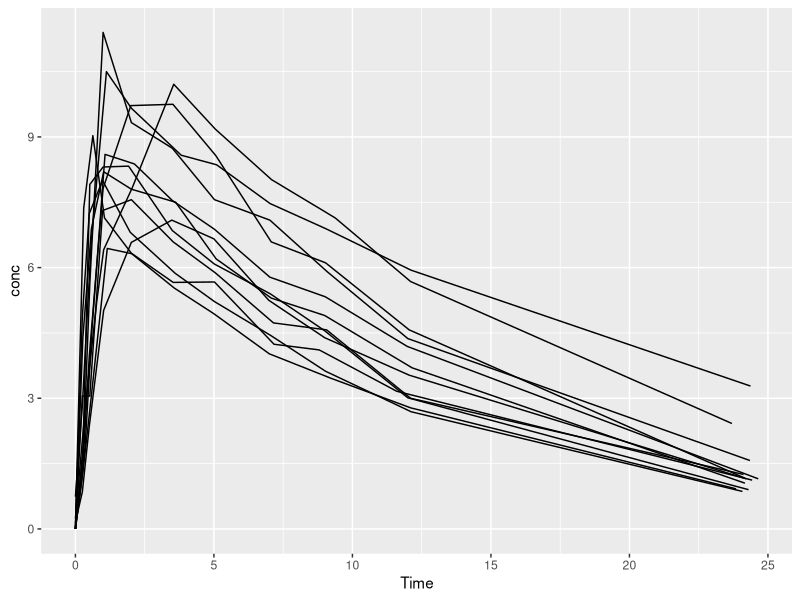
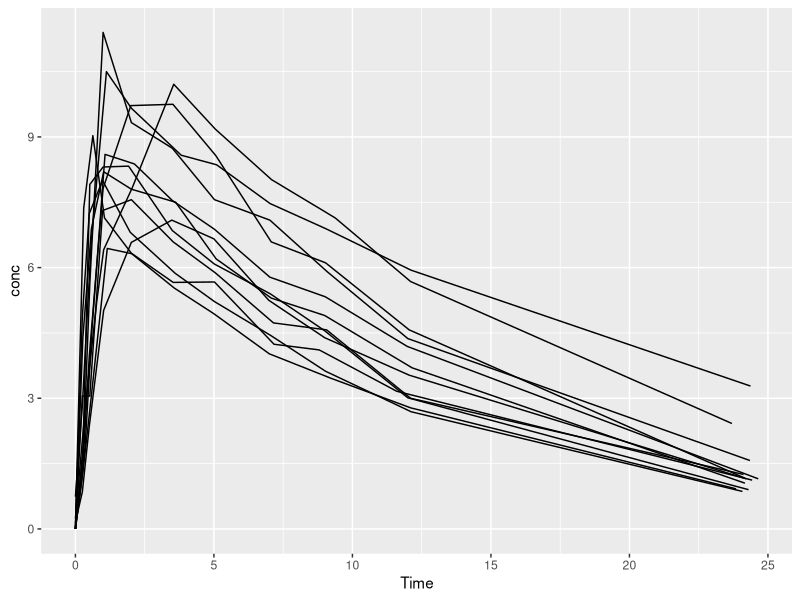

Source code (R) for these figures, in order:
## ---- chunk 1
#| echo: true
x <- "Only show the values"
print(x)
## ---- chunk 2
#| label: fig-pk 
#| fig-cap: Concentration Time profile 
#| fig-cap-location: top
library(ggplot2)

ggplot(Theoph, aes(Time, conc, group=Subject)) + 
    geom_line()
## ---- chunk 3
library(ggplot2)

ggplot(Theoph, aes(Time, conc, group=Subject)) + 
    geom_line()
